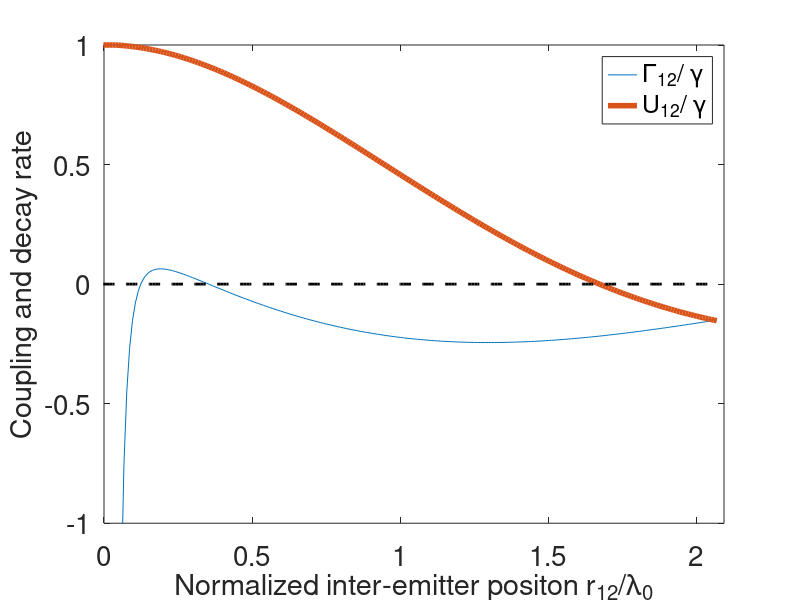
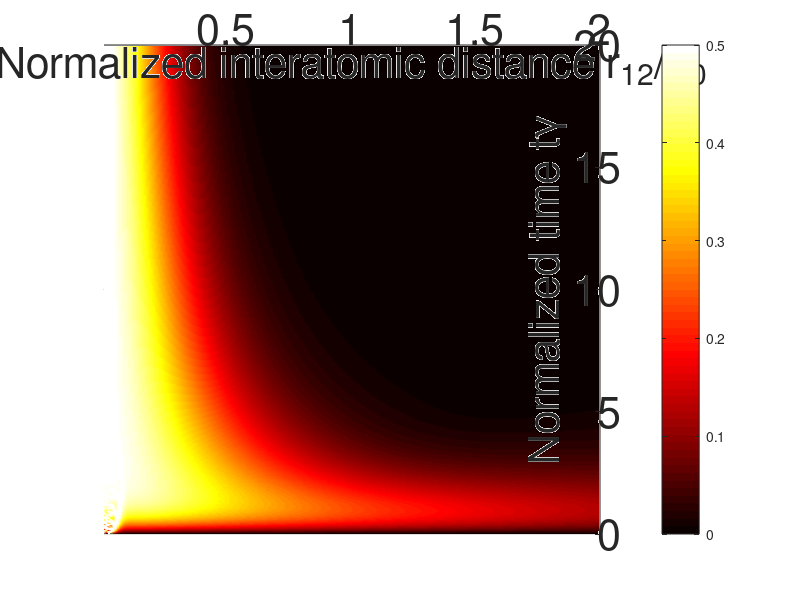
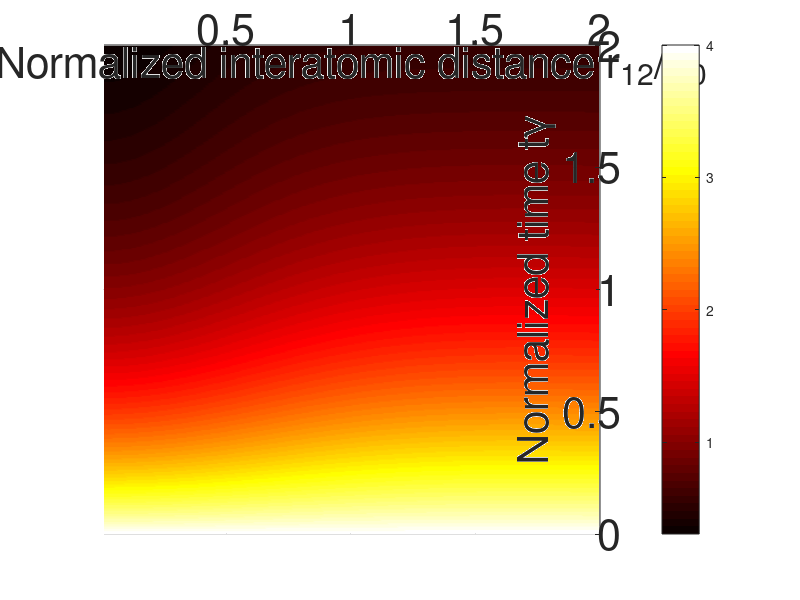
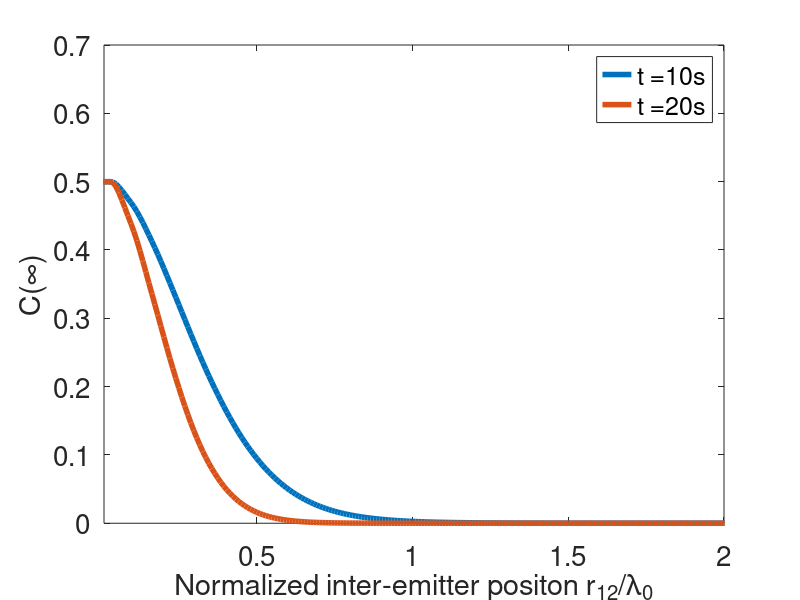

Here is the MATLAB script that generated these plots, in order:
%%%% Developed by : Ibrahim Issah 
%%%% Supervisor   : Assoc. Prof. Humeyra Caglayan
%%%% Faculty of Engineering and Natural Sciences, Photonics, 
%%%% Tampere University
%%%% https://research.tuni.fi/metaplasmonics/

%%%%%%%%%%%%%%%%%%%%%%% INITIALIZE %%%%%%%%%%%%%%%%%%%%%%%%%
close all;
clc; 
clear;


%%%%%%%%%%%%%%%%%%%%%%% DATA IMPORTATION %%%%%%%%%%%%%%%%%%%%%%%%%
load dipole_dipole_normalized.mat; %% Save the normalized decay rate and the dipole-dipole interactions into a file name of your choice 
%%%%%%%%%%%%%% Here we used the above name


r = lum.x0; %% interatomic distance 
gamma = lum.y1; %% decay rate gamma_12
gparam_norm =lum.y0; %dipole-dipole interactions -- g12 

%% Selection of some section of concurrence to plot as a function of time
indt1 = 200; %% INDEX PLOT FOR TIME CONCURRENCE NOT WITH POSITION
indt2 = 413; 


%%%%%%%%%%%%%%%%%%%%%%% DASHBOARD %%%%%%%%%%%%%%%%%%%%%%%%%
time_value = 20; %% time -- normalized time with gamma11 ==1 
t = linspace(0, time_value,413);  
gg = gamma(ceil(length(gamma)/2)); %% self interactions g11  

%% concurrence section 
B = exp(-(gg+gamma).*t');  %% evoluation of sub and superradiant density matrix
C = exp(-(gg-gamma).*t'); 
D = (B-C).^2; 
E = 4*exp(-(2.*gg.*t)).*sin(2.*gparam_norm'.*t).^2;
Conc = 0.5*sqrt(D + E.'); %% concurrece formulations

gamma_0 = gamma(ceil(length(gamma)/2)); 
tt = linspace (0,2,431);
tau = tt;


%%%%%%%%%%%%%%%% PLOTTING SECTION %%%%%%%%%%%%%%%%%%%%%%%%%%
%%%% POWER PLOT %%%%%%%%%%%%%%%
% 
rho_ee = exp(-tau');
rho_aa = exp(-(gamma_0-gamma).*tau');
rho_ss =exp(-(gamma_0+gamma).*tau');
 
 P = 2*gamma_0*rho_ee + (gamma_0 + gamma).*rho_ss + (gamma_0 - gamma).*rho_aa;


%%%%%%%%%%%%%%%%%%%%%%% PLOTTING SECTION %%%%%%%%%%%%%%%%%%%%%%%%%
fig2 = figure('color', 'w'); 
ax1 = axes;
plot(lum.x0, lum.y0,lum.x1, lum.y1, 'Linewidth', 4)
hold on 
plot(lum.x0, 0*lum.y0, 'k--', 'Linewidth', 2); 
set(ax1, 'XLim', [0 2.09351])
set(ax1, 'YLim', [-1 1])
set(gca, 'Fontsize', 20); 
xlabel('Normalized inter-emitter positon r_{12}/\lambda_0', 'FontSize',21);
ylabel('Coupling and decay rate', 'Fontsize', 21); 
legend('\Gamma_{12}/ \gamma','U_{12}/ \gamma')



% Create figure
figure1 = figure('color', 'w');
% Create axes
axes1 = axes('Parent',figure1,'FontSize',31);
view(axes1,[90 -90]);
grid(axes1,'on');
hold(axes1,'all');
%%%%%%%%%%%%%%%%%%%%%%% PLOTTING SECTION %%%%%%%%%%%%%%%%%%%%%%%%%
[x, y]=meshgrid(t,r);
surf(x,y,Conc.','Parent',axes1,'LineStyle','none',...
    'FaceColor','interp');
% Create colorbar
colorbar('peer',axes1);
colormap('hot'); 
caxis([0 .5])
ylim([0.01 2])

set(gca,'Fontsize', 31); 
%xlabel('Normalized interatomic distance r_{12}/\lambda_{0}'); 
%ylabel('Normalized time t\gamma'); 
xlabel('Normalized time t\gamma','VerticalAlignment','bottom','Rotation',90,...
    'HorizontalAlignment','center',...
    'FontSize',31);

ylabel('Normalized interatomic distance r_{12}/\lambda_{0}','VerticalAlignment','cap',...
    'HorizontalAlignment','center',...
    'FontSize',31);
%title('Concurrence (C)');


%% pOWER PLOT 
% Create figure
figure1 = figure('color', 'w');

% Create axes
axes1 = axes('Parent',figure1,'FontSize',31);
view(axes1,[90 -90]);
grid(axes1,'on');
hold(axes1,'all');
%%%%%%%%%%%%%%%%%%%%%%% PLOTTING SECTION %%%%%%%%%%%%%%%%%%%%%%%%%
[x, y]=meshgrid(tt,r);
surf(x,y,P.','Parent',axes1,'LineStyle','none',...
    'FaceColor','interp');

% Create colorbar
colorbar('peer',axes1);
colormap('hot'); 
%caxis([0.7 1.2])
 ylim([0.01 2])
%xlim([0, .5]); 

xlabel('Normalized time t\gamma','VerticalAlignment','bottom','Rotation',90,...
    'HorizontalAlignment','center',...
    'FontSize',31);

ylabel('Normalized interatomic distance r_{12}/\lambda_{0}','VerticalAlignment','cap',...
    'HorizontalAlignment','center',...
    'FontSize',31);
%title('Power enhancemet')



%%%%%%%%%%%%%%%%%%%%%%%%%%%%%%%%%%%%%%

fig4 = figure('color', 'w'); 
ax1 = axes;
plot(lum.x0, Conc(indt1, :), 'Linewidth', 4)
hold on 
plot(lum.x0, Conc(indt2, :), 'Linewidth', 4)
%plot(lum.x0, 0*lum.y0, 'k--', 'Linewidth', 2); 
xlim([0.01 2])
set(gca, 'Fontsize', 20); 
xlabel('Normalized inter-emitter positon r_{12}/\lambda_0', 'FontSize',21);
ylabel('C(\infty)', 'Fontsize', 21); 
legend(strcat('t = ',num2str(ceil(t(indt1))), 's'), strcat('t = ',num2str(ceil(t(indt2))), 's'))